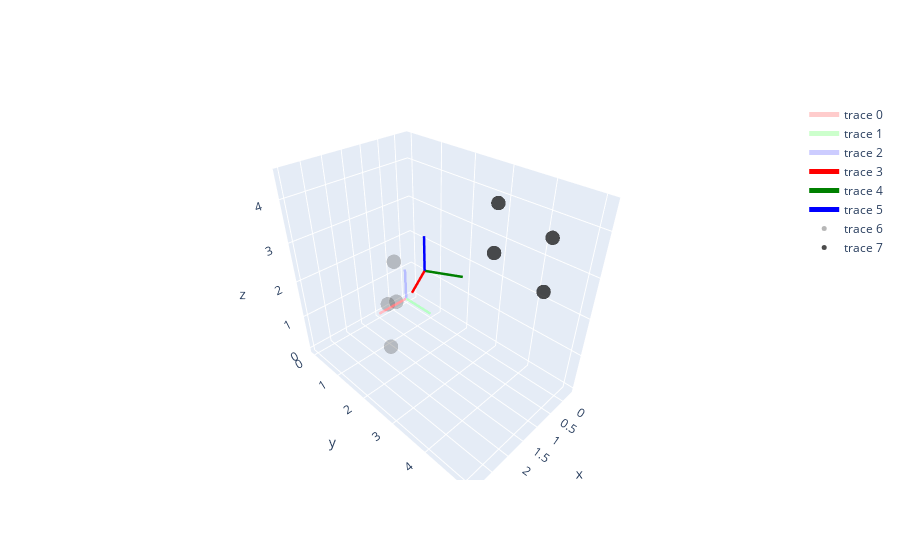

Source (notebook cell):
### Code cell
# Create a 3D figure
fig = go.Figure()

#initialize 3x3 rotation matrix
euler_angles = [0., 0., 0.5] #rotation about xaxis, yaxis, zaxis
rotm = R.from_euler('xyz', euler_angles).as_matrix()
print("\n rotation matrix (3x3) \n", rotm, "\n")

#initialize translation vector
# trans_vec = np.array([[0., 0., 0]]) #[x, y, z]
trans_vec = np.array([[0.2, 1., 1.5]]) #[x, y, z]
print("\n translation vector (3x1) \n", trans_vec)

#resize rotation matrix to 4x4 so it can be used with homogenous cooridnates
homo_trans = np.append(np.append(rotm, np.zeros([3,1]), axis = 1), np.array([[0,0,0,1]]), axis = 0)
print(homo_trans)
#update homo_trans to include translation as well
homo_trans[:3,-1] = trans_vec
print("\n homogenous transformation matrix (4x4) \n", homo_trans ,"\n")

#initialize test points
test_points = np.array([[2,2,3], [2,2,2], [3,3,3], [3,3,2]])

#run our function
new_point_locations = draw_simple_transform(fig, homo_trans, points = test_points)
fig.show()

print("test point before:", test_points[0])
print("test point after transformation:", new_point_locations[0,:3])

### Figure 1 — Plotly figure (JSON) as saved in the notebook; plotly's stock layout.template omitted (floating-point values rounded to 4 significant figures)
{"data": [{"line": {"color": "rgba(255, 0, 0, 0.2)", "width": 5}, "mode": "lines", "type": "scatter3d", "x": [0, 1], "y": [0, 0], "z": [0, 0]}, {"line": {"color": "rgba(0, 255, 0, 0.2)", "width": 5}, "mode": "lines", "type": "scatter3d", "x": [0, 0], "y": [0, 1], "z": [0, 0]}, {"line": {"color": "rgba(0, 0, 255, 0.2)", "width": 5}, "mode": "lines", "type": "scatter3d", "x": [0, 0], "y": [0, 0], "z": [0, 1]}, {"line": {"color": "red", "width": 5}, "mode": "lines", "type": "scatter3d", "x": [0.2, 1.078], "y": [1, 1.479], "z": [1.5, 1.5]}, {"line": {"color": "green", "width": 5}, "mode": "lines", "type": "scatter3d", "x": [0.2, -0.2794], "y": [1, 1.878], "z": [1.5, 1.5]}, {"line": {"color": "blue", "width": 5}, "mode": "lines", "type": "scatter3d", "x": [0.2, 0.2], "y": [1, 1], "z": [1.5, 2.5]}, {"marker": {"color": "rgba(32, 32, 32, 0.4)", "opacity": 0.8, "size": 5}, "mode": "markers", "type": "scatter3d", "x": [2, 2, 3, 3], "y": [2, 2, 3, 3], "z": [3, 2, 3, 2]}, {"marker": {"color": "rgba(32, 32, 32, 1.)", "opacity": 0.8, "size": 5}, "mode": "markers", "type": "scatter3d", "x": [0.9963, 0.9963, 1.394, 1.394], "y": [3.714, 3.714, 5.071, 5.071], "z": [4.5, 3.5, 4.5, 3.5]}], "layout": {"autosize": true, "scene": {"aspectmode": "auto", "aspectratio": {"x": 0.7782, "y": 1.203, "z": 1.068}}}}
